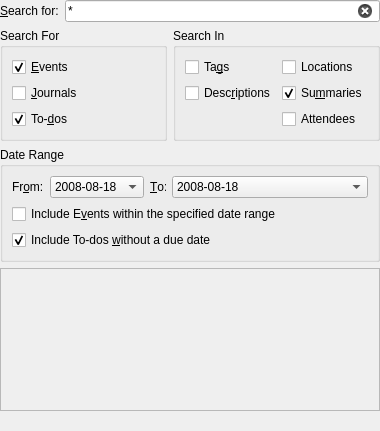
<?xml version="1.0" encoding="UTF-8"?>
<ui version="4.0">
 <author>UIExtractor</author>
 <comment>This is a comment</comment>
 <class>SearchDialog</class>
 <widget class="QWidget" name="SearchDialog">
  <property name="geometry">
   <rect>
    <x>0</x>
    <y>0</y>
    <width>380</width>
    <height>431</height>
   </rect>
  </property>
  <layout class="QGridLayout" name="gridLayout_2">
   <property name="leftMargin">
    <number>0</number>
   </property>
   <property name="topMargin">
    <number>0</number>
   </property>
   <property name="rightMargin">
    <number>0</number>
   </property>
   <property name="bottomMargin">
    <number>0</number>
   </property>
   <property name="horizontalSpacing">
    <number>6</number>
   </property>
   <item row="0" column="0" colspan="2">
    <layout class="QHBoxLayout" name="horizontalLayout_4">
     <item>
      <widget class="QLabel" name="searchLabel">
       <property name="text">
        <string>&amp;Search for:</string>
       </property>
       <property name="wordWrap">
        <bool>false</bool>
       </property>
       <property name="buddy">
        <cstring>searchEdit</cstring>
       </property>
      </widget>
     </item>
     <item>
      <widget class="QLineEdit" name="searchEdit">
       <property name="toolTip">
        <string>Search pattern, use wildcards '*' and '?' as desired.</string>
       </property>
       <property name="whatsThis">
        <string>Enter your search pattern here. Wildcards '*' (matches any string) and '?' (matches any character) are supported.  For example, to match any string starting with the letter 'a', use the search pattern a*.</string>
       </property>
       <property name="text">
        <string>*</string>
       </property>
       <property name="clearButtonEnabled">
        <bool>true</bool>
       </property>
      </widget>
     </item>
    </layout>
   </item>
   <item row="1" column="0">
    <widget class="QGroupBox" name="searchTypeGroup">
     <property name="title">
      <string>Search For</string>
     </property>
     <layout class="QVBoxLayout" name="verticalLayout">
      <item>
       <widget class="QCheckBox" name="eventsCheck">
        <property name="toolTip">
         <string>Search for Events with matching criteria</string>
        </property>
        <property name="whatsThis">
         <string>Check this box if you want to search for Event items that match the search criteria.</string>
        </property>
        <property name="text">
         <string>&amp;Events</string>
        </property>
        <property name="checked">
         <bool>true</bool>
        </property>
       </widget>
      </item>
      <item>
       <widget class="QCheckBox" name="journalsCheck">
        <property name="toolTip">
         <string>Search for Journals with matching criteria</string>
        </property>
        <property name="whatsThis">
         <string>Check this box if you want to search for Journal items that match the search criteria.</string>
        </property>
        <property name="text">
         <string>&amp;Journals</string>
        </property>
       </widget>
      </item>
      <item>
       <widget class="QCheckBox" name="todosCheck">
        <property name="toolTip">
         <string>Search for To-dos with matching criteria</string>
        </property>
        <property name="whatsThis">
         <string>Check this box if you want to search To-do items that match the search criteria.</string>
        </property>
        <property name="text">
         <string>To-&amp;dos</string>
        </property>
        <property name="checked">
         <bool>true</bool>
        </property>
       </widget>
      </item>
     </layout>
    </widget>
   </item>
   <item row="1" column="1">
    <widget class="QGroupBox" name="searchGroup">
     <property name="title">
      <string>Search In</string>
     </property>
     <layout class="QGridLayout" name="gridLayout">
      <item row="0" column="0">
       <widget class="QCheckBox" name="categoryCheck">
        <property name="toolTip">
         <string>Include item tags in your search</string>
        </property>
        <property name="whatsThis">
         <string>Check this box if you want to match item tags against your search pattern.</string>
        </property>
        <property name="text">
         <string>Ta&amp;gs</string>
        </property>
       </widget>
      </item>
      <item row="0" column="1">
       <widget class="QCheckBox" name="locationCheck">
        <property name="toolTip">
         <string>Include item locations in your search</string>
        </property>
        <property name="whatsThis">
         <string>Check this box if you want to match item locations against your search pattern.</string>
        </property>
        <property name="text">
         <string>Locations</string>
        </property>
       </widget>
      </item>
      <item row="1" column="0">
       <widget class="QCheckBox" name="descriptionCheck">
        <property name="toolTip">
         <string>Include item descriptions in your search</string>
        </property>
        <property name="whatsThis">
         <string>Check this box if you want to match item descriptions against your search pattern.</string>
        </property>
        <property name="text">
         <string>Desc&amp;riptions</string>
        </property>
       </widget>
      </item>
      <item row="1" column="1">
       <widget class="QCheckBox" name="summaryCheck">
        <property name="toolTip">
         <string>Include item summaries in your search</string>
        </property>
        <property name="whatsThis">
         <string>Check this box if you want to match item summaries against your search pattern.</string>
        </property>
        <property name="text">
         <string>Su&amp;mmaries</string>
        </property>
        <property name="checked">
         <bool>true</bool>
        </property>
       </widget>
      </item>
      <item row="2" column="1">
       <widget class="QCheckBox" name="attendeeCheck">
        <property name="toolTip">
         <string>Include item attendees in your search</string>
        </property>
        <property name="whatsThis">
         <string>Check this box if you want to match item attendees against your search pattern.</string>
        </property>
        <property name="text">
         <string>Attendees</string>
        </property>
       </widget>
      </item>
     </layout>
    </widget>
   </item>
   <item row="2" column="0" colspan="2">
    <widget class="QGroupBox" name="dateRangeGroup">
     <property name="title">
      <string>Date Range</string>
     </property>
     <layout class="QFormLayout" name="formLayout">
      <item row="0" column="0">
       <layout class="QHBoxLayout" name="horizontalLayout_2">
        <item>
         <widget class="QLabel" name="startDateLabel">
          <property name="text">
           <string>Fr&amp;om:</string>
          </property>
          <property name="wordWrap">
           <bool>false</bool>
          </property>
          <property name="buddy">
           <cstring>startDate</cstring>
          </property>
         </widget>
        </item>
        <item>
         <widget class="KDateComboBox" name="startDate">
          <property name="sizePolicy">
           <sizepolicy hsizetype="Preferred" vsizetype="Fixed">
            <horstretch>1</horstretch>
            <verstretch>0</verstretch>
           </sizepolicy>
          </property>
          <property name="toolTip">
           <string>Include items with a starting date on or after this date</string>
          </property>
          <property name="whatsThis">
           <string>Search for items with a starting date on or after the date you specify here.</string>
          </property>
          <item>
           <property name="text">
            <string>2008-08-18</string>
           </property>
          </item>
         </widget>
        </item>
       </layout>
      </item>
      <item row="0" column="1">
       <layout class="QHBoxLayout" name="horizontalLayout_3">
        <item>
         <widget class="QLabel" name="endDateLabel">
          <property name="text">
           <string>&amp;To:</string>
          </property>
          <property name="wordWrap">
           <bool>false</bool>
          </property>
          <property name="buddy">
           <cstring>endDate</cstring>
          </property>
         </widget>
        </item>
        <item>
         <widget class="KDateComboBox" name="endDate">
          <property name="sizePolicy">
           <sizepolicy hsizetype="Preferred" vsizetype="Fixed">
            <horstretch>1</horstretch>
            <verstretch>0</verstretch>
           </sizepolicy>
          </property>
          <property name="toolTip">
           <string>Include items with ending date on or before this date</string>
          </property>
          <property name="whatsThis">
           <string>Search for items with an ending date on or before the date you specify here.</string>
          </property>
          <item>
           <property name="text">
            <string>2008-08-18</string>
           </property>
          </item>
         </widget>
        </item>
       </layout>
      </item>
      <item row="1" column="0" colspan="2">
       <widget class="QCheckBox" name="inclusiveCheck">
        <property name="toolTip">
         <string>Include Events only if their date range falls into the range specified above</string>
        </property>
        <property name="whatsThis">
         <string>Check this box if you want to include Events that occur within the date range specified.  Events that do not fall completely within the date range will be excluded from the search results.</string>
        </property>
        <property name="text">
         <string>Include E&amp;vents within the specified date range</string>
        </property>
       </widget>
      </item>
      <item row="2" column="0" colspan="2">
       <widget class="QCheckBox" name="includeUndatedTodos">
        <property name="toolTip">
         <string>Include To-dos in the search that do not have a due date</string>
        </property>
        <property name="whatsThis">
         <string>Check this box to include To-dos without a due date in the search results.</string>
        </property>
        <property name="text">
         <string>Include To-dos &amp;without a due date</string>
        </property>
        <property name="checked">
         <bool>true</bool>
        </property>
       </widget>
      </item>
     </layout>
    </widget>
   </item>
   <item row="3" column="0" colspan="2">
    <widget class="QFrame" name="listViewFrame">
     <property name="sizePolicy">
      <sizepolicy hsizetype="Preferred" vsizetype="MinimumExpanding">
       <horstretch>0</horstretch>
       <verstretch>0</verstretch>
      </sizepolicy>
     </property>
     <property name="frameShape">
      <enum>QFrame::StyledPanel</enum>
     </property>
     <property name="frameShadow">
      <enum>QFrame::Raised</enum>
     </property>
    </widget>
   </item>
   <item row="4" column="0">
    <widget class="QLabel" name="numItems">
     <property name="text">
      <string/>
     </property>
    </widget>
   </item>
  </layout>
 </widget>
 <customwidgets>
  <customwidget>
   <class>KDateComboBox</class>
   <extends>QComboBox</extends>
   <header>kdatecombobox.h</header>
  </customwidget>
 </customwidgets>
 <tabstops>
  <tabstop>searchEdit</tabstop>
  <tabstop>eventsCheck</tabstop>
  <tabstop>journalsCheck</tabstop>
  <tabstop>todosCheck</tabstop>
  <tabstop>startDate</tabstop>
  <tabstop>endDate</tabstop>
  <tabstop>inclusiveCheck</tabstop>
  <tabstop>includeUndatedTodos</tabstop>
  <tabstop>categoryCheck</tabstop>
  <tabstop>locationCheck</tabstop>
  <tabstop>descriptionCheck</tabstop>
  <tabstop>summaryCheck</tabstop>
 </tabstops>
 <resources/>
 <connections/>
</ui>
